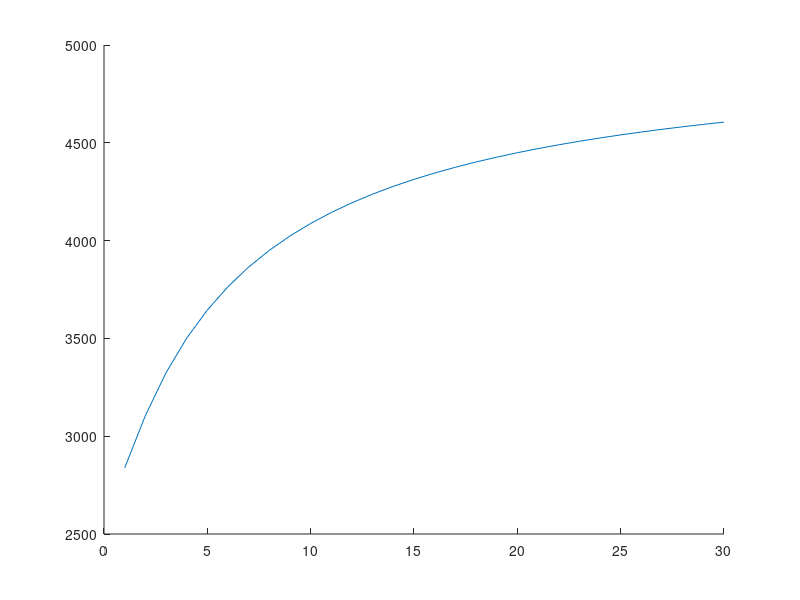

Source code (MATLAB):
clc
clear

i=0;
e4=5;
for e2=1:30
    i=i+1;
% V(i)=5000 - 0.5*(2820000*es + ed*(13590000*es^3 + 28030000*es^2 + 17285000*es + 2820000) + ed^3*(5130000*es^3 + 14490000*es^2 + 13590000*es + 4230000) + ed^2*(14490000*es^3 + 35587500*es^2 + 28030000*es + 6932500) + 6932500*es^2 + 4230000*es^3)/(1128*es + ed*(5436*es^3 + 11212*es^2 + 6914*es + 1128) + ed^4*(255*es^3 + 765*es^2 + 765*es + 255) + ed^3*(2562*es^3 + 7281*es^2 + 6876*es + 2157) + ed^2*(6051*es^3 + 14955*es^2 + 11887*es + 2983) + 2773*es^2 + 1692*es^3);
% V(i)= 5000 - (2040000*e4 + e2*(10080000*e4^3 + 20685000*e4^2 + 12670000*e4 + 2040000) + e2^3*(3960000*e4^3 + 10980000*e4^2 + 10080000*e4 + 3060000) + e2^2*(10980000*e4^3 + 26650000*e4^2 + 20685000*e4 + 5015000) + 5015000*e4^2 + 3060000*e4^3)/(816*e4 + e2*(4032*e4^3 + 8274*e4^2 + 5068*e4 + 816) + e2^4*(255*e4^3 + 765*e4^2 + 765*e4 + 255) + e2^3*(2094*e4^3 + 5877*e4^2 + 5472*e4 + 1689) + e2^2*(4647*e4^3 + 11380*e4^2 + 8949*e4 + 2216) + 2006*e4^2 + 1224*e4^3);
  V(i)=[(0.195601E16+0.69445E16.*e2+0.859436E16.*e2.^2+0.41384E16.*e2.^3+ ...
  0.5319E15.*e2.^4).^(-1).*(0.510816E19+0.181357E20.*e2+0.23681E20.* ...
  e2.^2+0.133146E20.*e2.^3+0.26595E19.*e2.^4)];
end
hold on
plot(1:30,V)